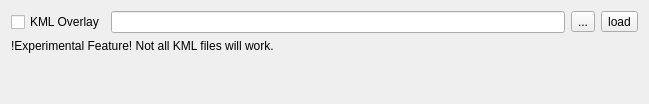
<?xml version="1.0" encoding="UTF-8"?>
<ui version="4.0">
 <class>KMLOverlayDockWidget</class>
 <widget class="QWidget" name="KMLOverlayDockWidget">
  <property name="geometry">
   <rect>
    <x>0</x>
    <y>0</y>
    <width>649</width>
    <height>104</height>
   </rect>
  </property>
  <property name="windowTitle">
   <string>KML Overlay</string>
  </property>
  <layout class="QVBoxLayout" name="verticalLayout">
   <item>
    <layout class="QHBoxLayout" name="horizontalLayout_5">
     <item>
      <widget class="QCheckBox" name="cbOverlay">
       <property name="text">
        <string>KML Overlay</string>
       </property>
      </widget>
     </item>
     <item>
      <widget class="QLineEdit" name="leFile"/>
     </item>
     <item>
      <widget class="QToolButton" name="btSelectFile">
       <property name="text">
        <string>...</string>
       </property>
      </widget>
     </item>
     <item>
      <widget class="QToolButton" name="btLoadFile">
       <property name="text">
        <string>load</string>
       </property>
      </widget>
     </item>
    </layout>
   </item>
   <item>
    <layout class="QHBoxLayout" name="horizontalLayout_7"/>
   </item>
   <item>
    <widget class="QLabel" name="label">
     <property name="text">
      <string>!Experimental Feature! Not all KML files will work.</string>
     </property>
    </widget>
   </item>
   <item>
    <spacer name="verticalSpacer">
     <property name="orientation">
      <enum>Qt::Vertical</enum>
     </property>
     <property name="sizeHint" stdset="0">
      <size>
       <width>20</width>
       <height>40</height>
      </size>
     </property>
    </spacer>
   </item>
  </layout>
 </widget>
 <resources/>
 <connections/>
</ui>
